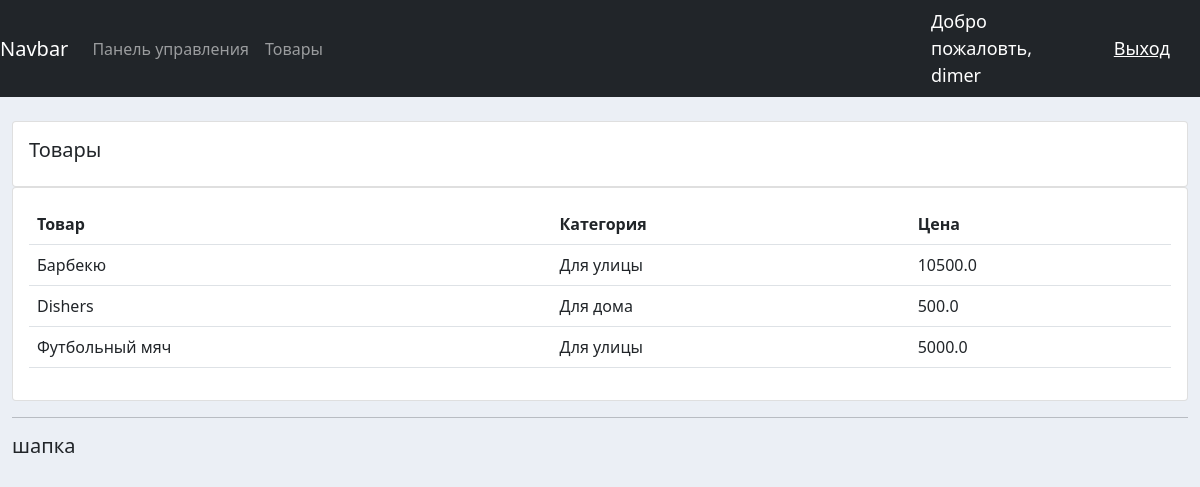
/products (signed in), run on the app's committed database.
### accounts/models.py (models this page shows, shortened)
class Pruduct(models.Model):
    CATEGORY = (
        ('Для дома', 'Для дома'),
        ('Для улицы', 'Для улицы'),
    )
    name = models.CharField(max_length=200, null = True, verbose_name = 'Наименования')
    price = models.FloatField(null = True, verbose_name = 'Цена')
    category = models.CharField(max_length=200, null = True, choices = CATEGORY, verbose_name = 'Категория')
    description = models.CharField(max_length=200, null = True, verbose_name = 'Описание', blank = True)
    date_created = models.DateTimeField(auto_now_add=True, null = True, verbose_name = 'Дата')
    tags = models.ManyToManyField(Tag)
    class Meta:
        verbose_name_plural = 'Продукция'
        verbose_name = 'Продукция'

### accounts/views.py (the view)
# urls.py: path('products', products, name = 'products'),
@login_required(login_url='login')
def products(request):
    products = Pruduct.objects.all()
    return render(request, 'accounts/products.html', {'products':products})

### accounts/templates/accounts/products.html
{% extends "accounts/base.html" %}
{% block content %}
<br>
<div class="row">
    <div class="col-md">
        <div class="card card-body">
            <h5>Товары</h5>
        </div>
        <div class="card card-body">
            <table class="table">
                <tr>
                    <th>Товар</th>
                    <th>Категория</th>
                    <th>Цена</th>
                </tr>
                {% for i in products %}
                    <tr>
                    <td>{{ i.name }}</td>
                    <td>{{ i.category }}</td>
                    <td>{{ i.price }}</td>
                    </tr>
                {% endfor %}
            </table>
        </div>
    </div>
</div
{% endblock content %}

### accounts/templates/accounts/navbar.html (shortened to what this page needs)
{% load static %}
<nav class="navbar navbar-expand-lg navbar-dark bg-dark">
    <a class="navbar-brand" href="#">Navbar</a>
    <div class="collapse navbar-collapse" id="navbarSupportedContent">
      <ul class="navbar-nav mr-auto">
        <li class="nav-item active">
          <a class="nav-link" href="{% url 'home' %}">Панель управления</a>
        </li>
        <li class="nav-item">
          <a class="nav-link" href="{% url 'products' %}">Товары</a>
        </li>
    </ul>
    </div>
    <span class='hello-msg'>Добро пожаловть, {{ request.user }}</span>
    <span><a class='hello-msg' href="{% url 'logout' %}">Выход</a></span>
  </nav>

### accounts/static/css/base.css (style rules this page uses)
body { background-color: #ebeff5; }

### accounts/templates/accounts/navbar.html (style rules this page uses)
.hello-msg { font-size: 18px; color: #fff; margin-right: 30px; }

### data on the page
Pruduct: name "Барбекю", category "Для улицы", price "10500.0"
Pruduct: name "Dishers", category "Для дома", price "500.0"
Pruduct: name "Футбольный мяч", category "Для улицы", price "5000.0"

### other printed values
{{ request.user }} "dimer"
